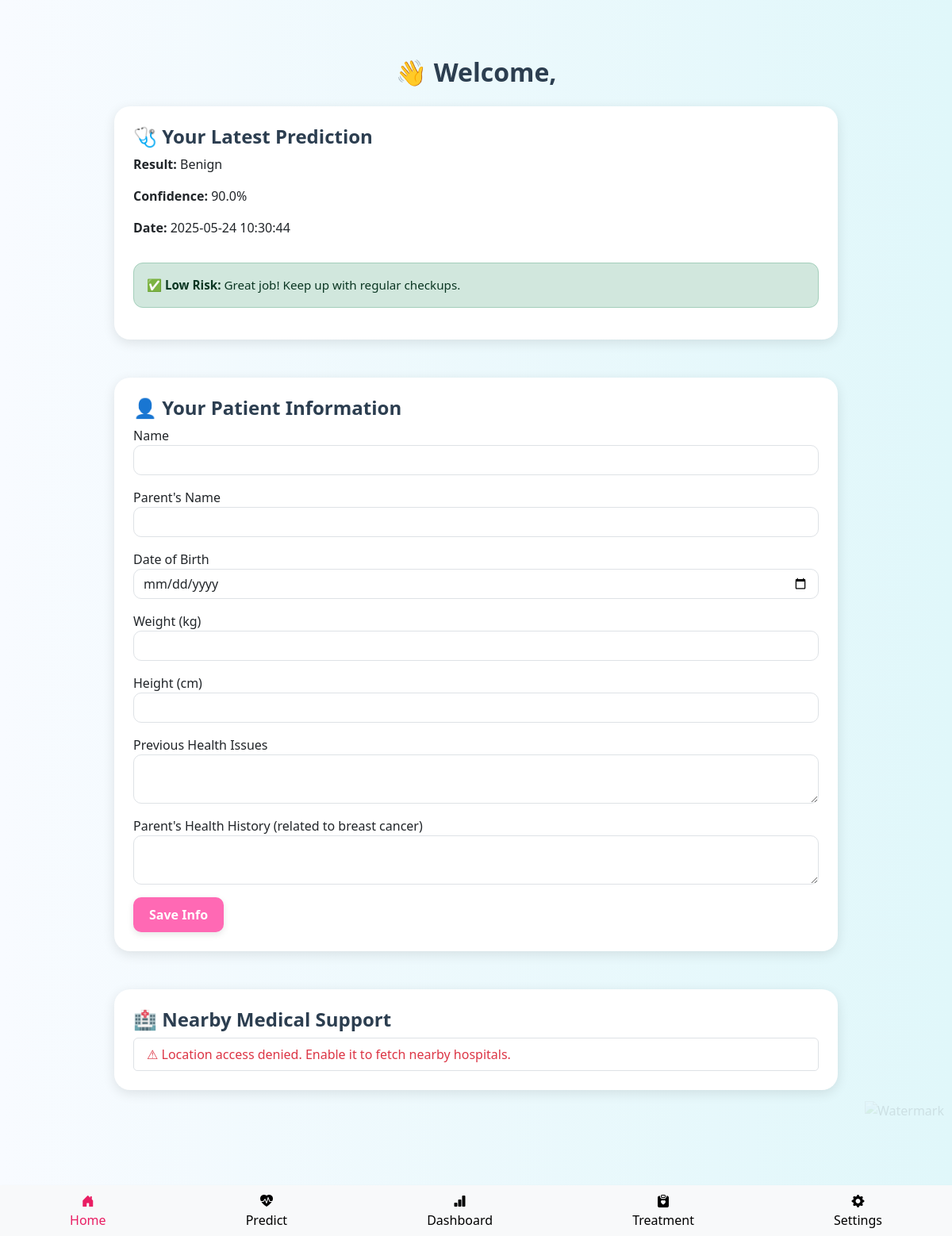
The page / (signed in) on the database as committed earlier.
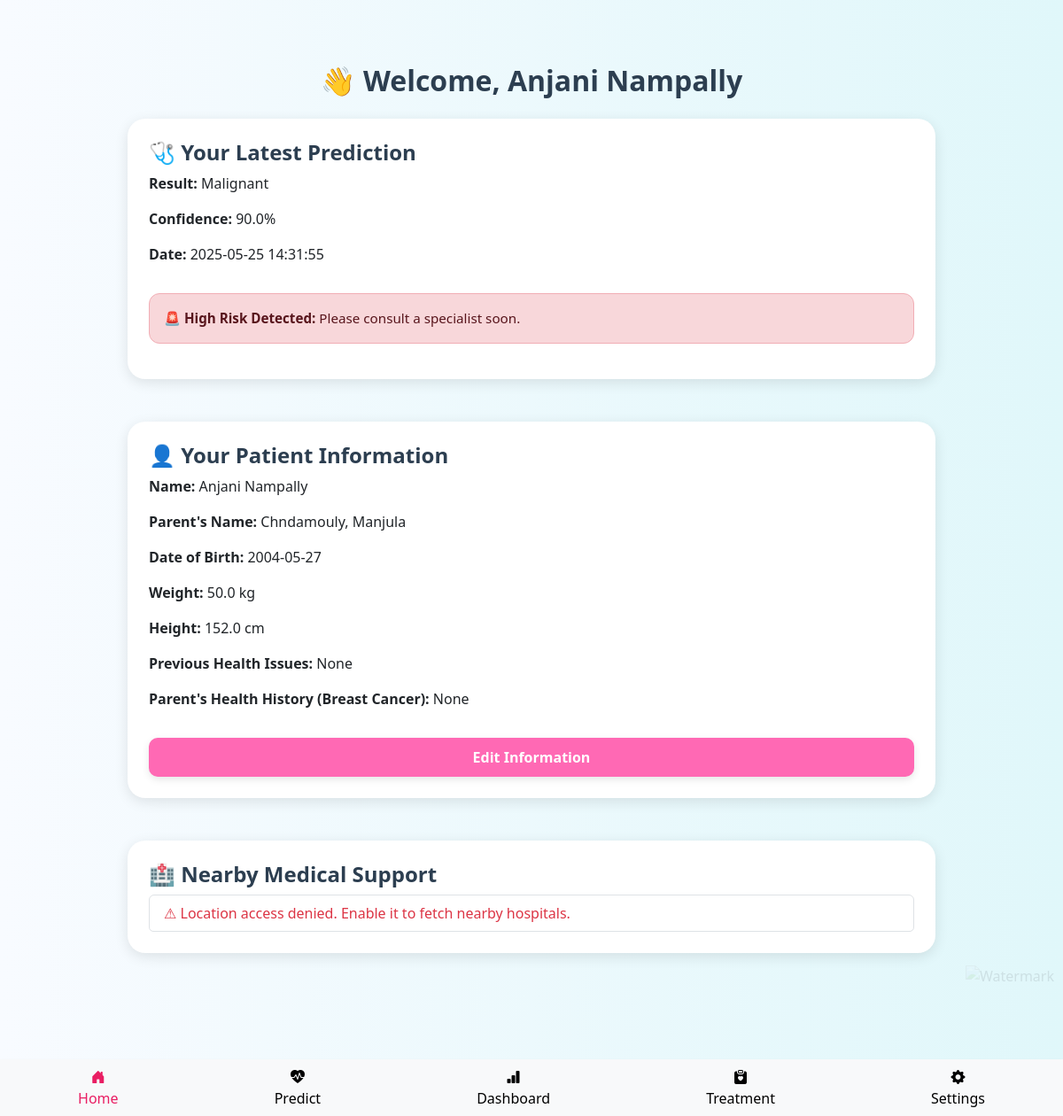
The same page on the database as committed later.
### tables this page shows
CREATE TABLE predictions (
                id INTEGER PRIMARY KEY AUTOINCREMENT,
                user_id INTEGER,
                features TEXT,
                prediction TEXT,
                confidence REAL,
                timestamp DATETIME DEFAULT CURRENT_TIMESTAMP, created_at TIMESTAMP,
                FOREIGN KEY(user_id) REFERENCES users(id)
            );

CREATE TABLE patient_info (
            user_id INTEGER PRIMARY KEY,
            name TEXT,
            parent_name TEXT,
            dob TEXT,
            weight REAL,
            height REAL,
            previous_health_issues TEXT,
            parent_health_issues TEXT
            );

### app.py (the view)
@app.route("/")
@login_required
def home():
    db = get_db()
    user_id = current_user.id
    row = db.execute(
        "SELECT prediction, confidence, timestamp FROM predictions WHERE user_id = ? ORDER BY timestamp DESC LIMIT 1",
        (current_user.id,)
    ).fetchone()
    health_status = 'High' if row and row['prediction'] == 'Malignant' else 'Low'
    patient = db.execute("SELECT * FROM patient_info WHERE user_id = ?", (user_id,)).fetchone()
    max_date = date.today().isoformat()
    db.close()
    return render_template(
        "home.html",
        user_data=current_user,
        last_prediction=row,
        health_status=health_status,
        patient=patient,
        max_date=max_date,
    )

### app.py (called while the page is built)
def get_db():
    db_path = os.path.join(os.path.dirname(__file__), 'database.db')
    db = sqlite3.connect(db_path)
    db.row_factory = sqlite3.Row
    return db

@login_manager.user_loader
def load_user(user_id):
    db = get_db()
    user_data = db.execute("SELECT * FROM users WHERE id = ?", (user_id,)).fetchone()
    if user_data:
        return User(id=user_data['id'], username=user_data['username'], email=user_data['email'])
    return None

@app.before_request
def load_logged_in_user():
    if not current_user.is_authenticated:
        g.current_user = type('AnonymousUser', (), {'is_authenticated': False})()
    else:
        user_id = current_user.id
        db = get_db()
        user = db.execute("SELECT * FROM users WHERE id = ?", (user_id,)).fetchone()
        g.current_user = type('User', (), {
            'id': user['id'],
            'username': user['username'],
            'email': user['email'],
            'is_authenticated': True
        })()
        session['darkmode'] = user['darkmode']
        session['notifications'] = user['notifications']

@app.context_processor
def inject_user():
    return dict(current_user=g.current_user)

### templates/home.html (shortened to what this page needs)
{% extends "base.html" %}
{% block content %}
<div class="container mt-5">
    <h2 class="mb-4 text-center">👋 Welcome, {{ patient.name if patient else user_data.name }}</h2>
    {% if last_prediction %}
<div class="card mt-4 p-4">
    <h4>🩺 Your Latest Prediction</h4>
    <p><strong>Result:</strong> {{ last_prediction.prediction }}</p>
    <p><strong>Confidence:</strong> {{ last_prediction.confidence }}%</p>
    <p><strong>Date:</strong> {{ last_prediction.timestamp }}</p>
    {% if health_status == 'High' %}
        <div class="alert alert-danger mt-3">
            🚨 <strong>High Risk Detected:</strong> Please consult a specialist soon.
        </div>
    {% else %}
        <div class="alert alert-success mt-3">
            ✅ <strong>Low Risk:</strong> Great job! Keep up with regular checkups.
        </div>
    {% endif %}
</div>
{% endif %}
    <div class="card mt-5 p-4">
        <h4>👤 Your Patient Information</h4>
        {% if edit_data %}
            <form method="POST" action="{{ url_for('submit_info') }}">
                <div class="mb-3">
                    <label>Name</label>
                    <input type="text" name="name" class="form-control" value="{{ edit_data.name }}" required>
                </div>
                <div class="mb-3">
                    <label>Parent's Name</label>
                    <input type="text" name="parent_name" class="form-control" value="{{ edit_data.parent_name }}" required>
                </div>
                <div class="mb-3">
                    <label>Date of Birth</label>
                    <input type="date" name="dob" class="form-control" value="{{ edit_data.dob }}" required max="{{ max_date }}">
                </div>
                <div class="mb-3">
                    <label>Weight (kg)</label>
                    <input type="number" name="weight" class="form-control" step="0.1" value="{{ edit_data.weight }}" required>
                </div>
                <div class="mb-3">
                    <label>Height (cm)</label>
                    <input type="number" name="height" class="form-control" step="0.1" value="{{ edit_data.height }}" required>
                </div>
                <div class="mb-3">
                    <label>Previous Health Issues</label>
                    <textarea name="previous_health_issues" class="form-control">{{ edit_data.previous_health_issues }}</textarea>
                </div>
                <div class="mb-3">
                    <label>Parent's Health History (related to breast cancer)</label>
                    <textarea name="parent_health_issues" class="form-control">{{ edit_data.parent_health_issues }}</textarea>
                </div>
                <button type="submit" class="btn btn-pink">Save Changes</button>
            </form>
        {% elif patient %}
            <p><strong>Name:</strong> {{ patient.name }}</p>
            <p><strong>Parent's Name:</strong> {{ patient.parent_name }}</p>
            <p><strong>Date of Birth:</strong> {{ patient.dob }}</p>
            <p><strong>Weight:</strong> {{ patient.weight }} kg</p>
            <p><strong>Height:</strong> {{ patient.height }} cm</p>
            <p><strong>Previous Health Issues:</strong> {{ patient.previous_health_issues or 'None' }}</p>
            <p><strong>Parent's Health History (Breast Cancer):</strong> {{ patient.parent_health_issues or 'None' }}</p>
            <a href="{{ url_for('edit_info') }}" class="btn btn-pink mt-3">Edit Information</a>
        {% else %}
            <form method="POST" action="{{ url_for('submit_info') }}">
                <div class="mb-3">
                    <label>Name</label>
                    <input type="text" name="name" class="form-control" required>
                </div>
                <div class="mb-3">
                    <label>Parent's Name</label>
                    <input type="text" name="parent_name" class="form-control" required>
                </div>
                <div class="mb-3">
                    <label>Date of Birth</label>
                    <input type="date" name="dob" class="form-control" required max="{{ max_date }}">
                </div>
                <div class="mb-3">
                    <label>Weight (kg)</label>
                    <input type="number" name="weight" class="form-control" step="0.1" required>
                </div>
                <div class="mb-3">
                    <label>Height (cm)</label>
                    <input type="number" name="height" class="form-control" step="0.1" required>
                </div>
                <div class="mb-3">
                    <label>Previous Health Issues</label>
                    <textarea name="previous_health_issues" class="form-control"></textarea>
                </div>
                <div class="mb-3">
                    <label>Parent's Health History (related to breast cancer)</label>
                    <textarea name="parent_health_issues" class="form-control"></textarea>
                </div>
                <button type="submit" class="btn btn-pink">Save Info</button>
            </form>
        {% endif %}
    </div>
    <div class="card mt-5 p-4">
        <h4>🏥 Nearby Medical Support</h4>
        <ul id="hospital-list" class="list-group">
        </ul>
    </div>
</div>
{% endblock %}

### templates/base.html (shortened to what this page needs)
<!DOCTYPE html>
<html lang="en">
<head>
  <link href="https://cdn.jsdelivr.net/npm/bootstrap@5.3.0/dist/css/bootstrap.min.css" rel="stylesheet">
  <link href="https://cdn.jsdelivr.net/npm/bootstrap-icons/font/bootstrap-icons.css" rel="stylesheet">
</head>
<body class="{% if session.darkmode %}dark-mode{% else %}light-mode{% endif %}">
  <link rel="stylesheet" href="https://cdnjs.cloudflare.com/ajax/libs/font-awesome/6.4.0/css/all.min.css">
  <main class="container py-4 {% if current_user.is_authenticated %}page-content{% endif %}">
    {% block content %}{% endblock %}
    <div class="footer-spacer"></div>
  </main>
  <img src="{{ url_for('static', filename='image.jpg') }}" alt="Watermark"
    style="position: fixed; bottom: 70px; right: 10px; opacity: 0.1; height: 100px; z-index: 0;">
  {% if current_user.is_authenticated %}
  <nav class="navbar fixed-bottom shadow-sm d-flex justify-content-around">
    <a href="{{ url_for('home') }}" class="nav-link text-center {% if request.endpoint == 'home' %}active{% endif %}">
      <i class="bi bi-house-door-fill"></i><br>Home
    </a>
    <a href="{{ url_for('predict') }}"
      class="nav-link text-center {% if request.endpoint == 'predict' %}active{% endif %}">
      <i class="bi bi-heart-pulse-fill"></i><br>Predict
    </a>
    <a href="{{ url_for('dashboard') }}"
      class="nav-link text-center {% if request.endpoint == 'dashboard' %}active{% endif %}">
      <i class="bi bi-bar-chart-fill"></i><br>Dashboard
    </a>
    <a href="{{ url_for('treatment') }}"
      class="nav-link text-center  {% if request.endpoint == 'treatment' %}active{% endif %}">
      <i class="bi bi-clipboard-heart-fill"></i><br>Treatment
    </a>
    <a href="{{ url_for('settings') }}"
      class="nav-link text-center  {% if request.endpoint == 'settings' %}active{% endif %}">
      <i class="bi bi-gear-fill"></i><br>Settings
    </a>
  </nav>
  {% endif %}
</body>
</html>

### templates/base.html (style rules this page uses)
main.page-content { padding-bottom: 120px; }
.light-mode { background-color: #e3f2fd; color: #212529; }
.card { background-color: #ffffff; border-color: #ddd; color: #212529; }
.card h2, .card-title, .card p, .dark-mode .card h2, .dark-mode .card-title, .dark-mode .card p { color: inherit; }
.btn-pink { background-color: #e91e63; color: white; }
.navbar { background-color: #f8f9fa !important; }
.nav-link { color: #000000; }
.nav-link.active, .nav-link:hover { color: #e91e63 !important; }
.footer-spacer { height: 100px; }

### templates/home.html (style rules this page uses)
body { background: linear-gradient(to right, #f8fbff, #e0f7fa); font-family: 'Segoe UI', Tahoma, Geneva, Verdana, sans-serif; }
.container { max-width: 960px; margin: auto; padding-bottom: 60px; }
.card { border-radius: 20px; border: none; background: white; transition: all 0.3s ease; box-shadow: 0 4px 15px rgba(0,0,0,0.1); }
.btn-pink { background-color: #ff69b4; color: white; border: none; font-weight: 600; padding: 10px 20px; border-radius: 10px; box-shadow: 0 3px 8px rgba(0, 0, 0, 0.1); }
h2, h4 { color: #2c3e50; font-weight: 700; }
.alert { border-radius: 12px; font-size: 0.95rem; }

Rows that differ between the two databases and show on the page:
no longer on this page (row unchanged): predictions: prediction "Benign", confidence "90.0", timestamp "2025-05-24 10:30:44"
added patient_info: name "Anjani Nampally", parent_name "Chndamouly, Manjula", dob "2004-05-27", weight "50.0", height "152.0", previous_health_issues "None", parent_health_issues "None"
added predictions: prediction "Malignant", confidence "90.0", timestamp "2025-05-25 14:31:55"
Other text that changed with them:
text no longer shown: "✅ Low Risk: Great job! Keep up with regular checkups. Name Parent's Name Date of Birth Weight (kg) Height (cm) Previous Health Issues Parent's Health History (related to breast cancer) Save Info"
text now shown: "🚨 High Risk Detected: Please consult a specialist soon. Name: Parent's Name: Date of Birth: Weight: kg Height: cm Previous Health Issues: Parent's Health History (Breast Cancer): Edit Information"
